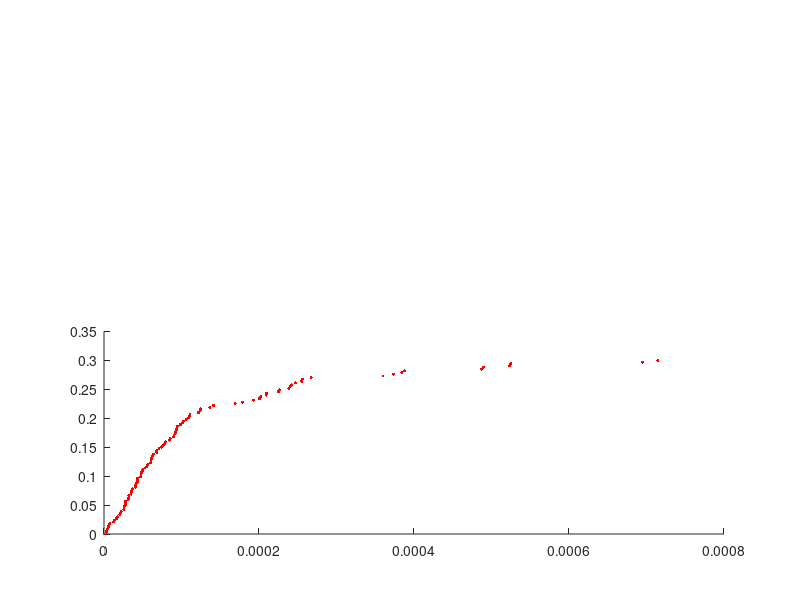

The MATLAB script that drew this image: (Note: this script raises an error after producing the figure.)
clearvars;
close all;

% This code is meant to track a single protein (RAD51 only; no
% competition) that binds to and unbinds from a ssDNA lattice at low
% concentrations. Rather than having a constant concentration over time,
% individual protein populations will be tracked. This utilizes the SSA for
% stochastic simulations. No cooperativity will be included in this model
% (a future model will include cooperativity).

N = 1000;    %length of ssDNA
n = 3;  %length of protein (RAD51)

MaxEvents = 100;   %maximum number of events to occur
InitialFree = 100;    %initial number of proteins that are around the lattice

k_on = 10;   %kinetic rate constant for protein binding
k_off = 1;  %kinetic rate constant for protein unbinding

% Memory Allocation
X_Locations = zeros(1,MaxEvents);   %number of free locations on the DNA lattice over time
X_Free = zeros(1,MaxEvents);    %number of free proteins with each event
X_Free(1) = InitialFree;    %records initial amount of free proteins
X_Bound = zeros(1,MaxEvents);   %number of bound proteins on the lattice with each event (lattice is initially empty)
Populations = zeros(3,MaxEvents);   %combined array tracking populations of bound/free proteins and free locations
a_P = zeros(2,MaxEvents);   %propensity functions
t = zeros(1,MaxEvents+1); %time tracker
dt = zeros(1,MaxEvents);    %records each time interval in the simulation
EventHistory = zeros(2,MaxEvents);  %records where each event occurs at each step
FracCover = zeros(1,MaxEvents+1);   %tracks saturation of ssDNA lattice

DNA = zeros(1,N);   %ssDNA lattice
BoundAtSpot = zeros(1,N);   %used to record where proteins are bound

Event = 0;  %counts number of events which have occured
for i = 1:MaxEvents
    Event = Event+1;    %increases event counter
    
    % Location Counter %%%%%%%%%%%%%%%%%%%%%%%%%%%%%%%%%%%%%%%%%%%%%%%%%%%%
    AvailableLocations = [];    %initializes an array to track available locations
    for Loc = 1:N-(n-1)   %currently checks each DNA location individually (Should be optimized in the future)
        if DNA(Loc:Loc+(n-1)) == 0 %if location is free...
            AvailableLocations = [AvailableLocations,Loc];  %...add location to the list of available ones
        end
    end
    X_Locations(Event) = numel(AvailableLocations); %number of free locations on the lattice
    X_Bound(Event) = numel(find(BoundAtSpot == 1)); %number of proteins bound to the lattice
    BoundLocations = find(BoundAtSpot == 1);    %list of locations where proteins are bound
    %%%%%%%%%%%%%%%%%%%%%%%%%%%%%%%%%%%%%%%%%%%%%%%%%%%%%%%%%%%%%%%%%%%%%%%
    
    Populations(:,Event) = [X_Free(Event);X_Bound(Event);X_Locations(Event)];   %tracks population of each species
    a_P(:,Event) = [k_on*Populations(1,Event)*Populations(3,Event);k_off*Populations(2,Event)]; %propensity functions of each reaction
        % 1 - Binding Reaction
        % 2 - Unbinding Reaction
    Rands = [rand,rand];    %random numbers for Monte Carlo step
    dt(Event) = (1/sum(a_P(:,Event)))*log(1/Rands(1));   %time step calculation
    
    if Rands(2)*sum(a_P(:,Event)) < a_P(1,Event)    %binding reactions (via SSA)
        BindLocation = AvailableLocations(randi(X_Locations(Event)));   %selects random location for binding
        DNA(BindLocation:BindLocation+(n-1)) = 1;   %binds protein
        X_Free(Event+1) = X_Free(Event)-1;  %updates free protein tracker (decrease by 1)
        BoundAtSpot(BindLocation) = 1;  %records where proteins are bound
        EventHistory(1,Event) = BindLocation;   %records where event happened
    else   %unbinding reaction
        UnbindLocation = BoundLocations(randi(X_Bound(Event)));     %selects random protein to unbind from lattice
        DNA(UnbindLocation:UnbindLocation+(n-1)) = 0;   %unbinds protein
        X_Free(Event+1) = X_Free(Event)+1;  %updates free protein tracker (increase by 1)
        BoundAtSpot(UnbindLocation) = 0;    %updates BoundAtSpot
        EventHistory(2,Event) = UnbindLocation;
    end
    
    t(Event+1) = t(Event)+dt(Event);    %updates timer by advancing time according to the calculated time step
    FracCover(Event+1) = numel(find(DNA == 1))/N;   %calcualtes saturation level of ssDNA lattice
    if mod(numel(find(DNA == 1)),n) ~= 0  %if there isn't an integer number of bound proteins...
        disp('BROKEN PROTEIN');
        break  %ERROR STOP
    end
end

figure(1);
subplot(2,2,[3,4]);
scatter(t,FracCover,5,'r','filled');
hold on;
yline(n*InitialFree/N,'--k','Maximum Saturation');
xlim([0 t(end)]);
xlabel('Time, t');
ylim([0 1]);
ylabel('Saturation Level');
title(['Low Protein Population (Initial X: ', num2str(InitialFree), ')']);
box on;
subplot(2,2,1);
scatter(t(1:end-1),X_Bound,5,'r','filled');
hold on;
scatter(t,X_Free,5,'b','filled');
xlim([0 t(end)]);   xlabel('Time, t');
ylim([0 InitialFree]); ylabel('Population, X');
title('Protein Populations');
box on;
legend('Bound','Free','Location','east');
subplot(2,2,2);
scatter(t(1:end-1),X_Locations,5,'g','filled');
hold on;
xlim([0 t(end)]); xlabel('Time, t');
ylim([0 N]);    ylabel('Free Locations');
title('Available Locations');
box on;